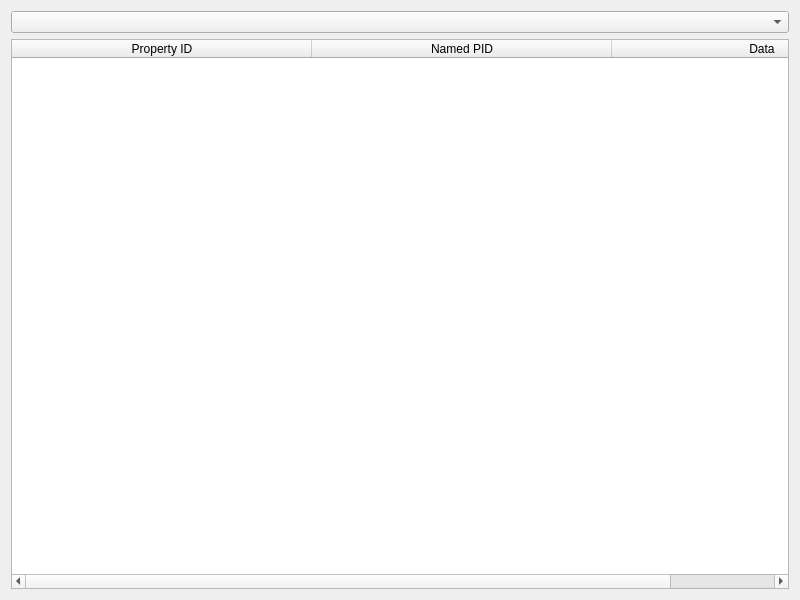
<?xml version="1.0" encoding="UTF-8"?>
<ui version="4.0">
 <class>NamedPropertiesViewer</class>
 <widget class="QWidget" name="NamedPropertiesViewer">
  <property name="geometry">
   <rect>
    <x>0</x>
    <y>0</y>
    <width>800</width>
    <height>600</height>
   </rect>
  </property>
  <property name="windowTitle">
   <string>NamedPropertiesViewer</string>
  </property>
  <layout class="QGridLayout" name="gridLayout">
   <item row="1" column="0">
    <widget class="QTableWidget" name="tableNamedProperties">
     <property name="editTriggers">
      <set>QAbstractItemView::NoEditTriggers</set>
     </property>
     <property name="verticalScrollMode">
      <enum>QAbstractItemView::ScrollPerPixel</enum>
     </property>
     <property name="horizontalScrollMode">
      <enum>QAbstractItemView::ScrollPerPixel</enum>
     </property>
     <property name="sortingEnabled">
      <bool>true</bool>
     </property>
     <attribute name="horizontalHeaderDefaultSectionSize">
      <number>300</number>
     </attribute>
     <column>
      <property name="text">
       <string>Property ID</string>
      </property>
     </column>
     <column>
      <property name="text">
       <string>Named PID</string>
      </property>
     </column>
     <column>
      <property name="text">
       <string>Data</string>
      </property>
     </column>
    </widget>
   </item>
   <item row="0" column="0">
    <widget class="QComboBox" name="comboBoxInstance"/>
   </item>
  </layout>
 </widget>
 <resources/>
 <connections/>
</ui>
